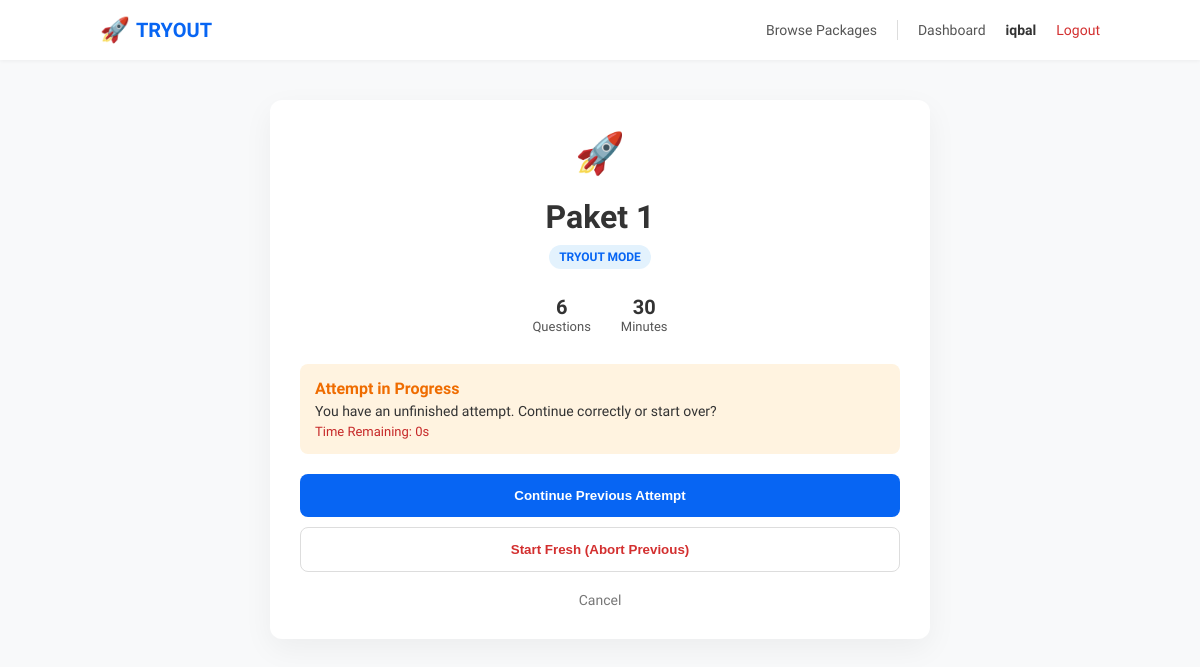
Page /packages/paket-1/start/?mode=TRYOUT (signed in) on the earlier database version.
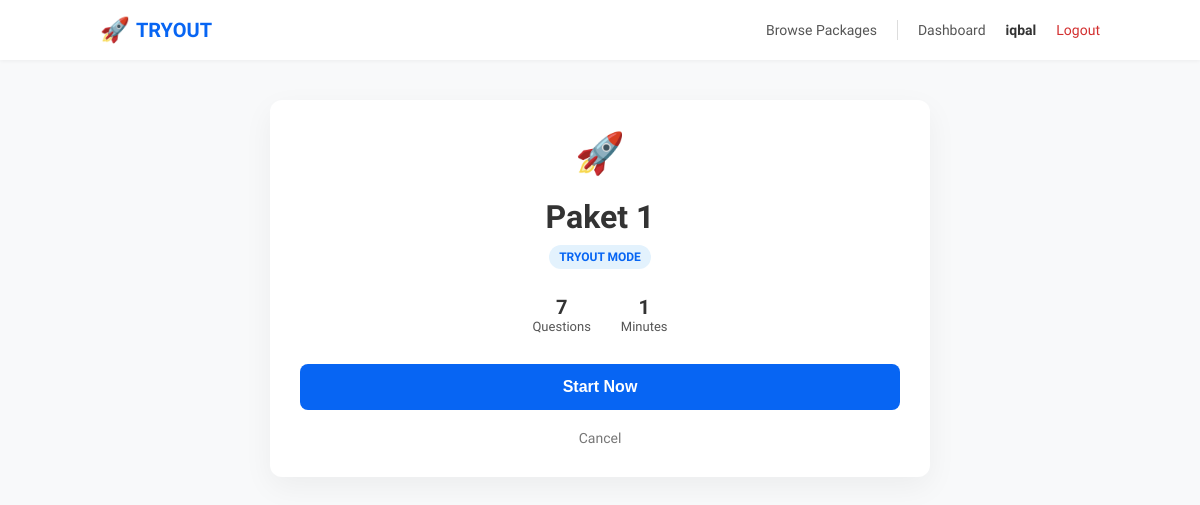
Same page on the later database version.
### exam/models.py (models this page shows, shortened)
class Attempt(models.Model):
    class Mode(models.TextChoices):
        TRYOUT = "TRYOUT", "Tryout"
        LEARN = "LEARN", "Learn"
    class Status(models.TextChoices):
        IN_PROGRESS = "IN_PROGRESS", "In Progress"
        SUBMITTED = "SUBMITTED", "Submitted"
        EXPIRED = "EXPIRED", "Expired"
    user = models.ForeignKey(settings.AUTH_USER_MODEL, on_delete=models.CASCADE, related_name="attempts")
    package = models.ForeignKey(Package, on_delete=models.CASCADE, related_name="attempts")
    mode = models.CharField(max_length=10, choices=Mode.choices, default=Mode.TRYOUT)
    status = models.CharField(max_length=15, choices=Status.choices, default=Status.IN_PROGRESS)
    last_active_at = models.DateTimeField(null=True, blank=True)
    started_at = models.DateTimeField(auto_now_add=True)
    submitted_at = models.DateTimeField(null=True, blank=True)
    duration_seconds = models.PositiveIntegerField(default=90 * 60)  # snapshot dari package
    elapsed_seconds = models.PositiveIntegerField(default=0)  # khusus mode LEARN (pauseable)
    current_index = models.PositiveIntegerField(default=0)  # untuk resume ke nomor terakhir dibuka
    created_at = models.DateTimeField(auto_now_add=True)
    class Meta:
        ordering = ["-created_at"]
    score = models.IntegerField(default=0)
    max_score = models.IntegerField(default=0)

class Package(models.Model):
    category = models.ForeignKey(ExamCategory, on_delete=models.PROTECT, related_name="packages")
    title = models.CharField(max_length=200)
    slug = models.SlugField(max_length=220, unique=True, blank=True)
    description = models.TextField(blank=True)
    is_paid = models.BooleanField(default=False)
    price = models.PositiveIntegerField(default=0)  # rupiah (opsional, MVP)
    duration_minutes = models.PositiveIntegerField(default=90)
    is_active = models.BooleanField(default=True)
    order_index = models.PositiveIntegerField(default=0)
    created_at = models.DateTimeField(auto_now_add=True)
    class Meta:
        ordering = ["order_index", "title"]

### exam/views.py (the view, shortened to what this page needs)
# urls.py: path("packages/<slug:slug>/start/", views.start_attempt, name="start_attempt"),
@login_required
def start_attempt(request, slug):
    package = get_object_or_404(Package, slug=slug, is_active=True)
    guard = _require_package_access(request, package)
    if guard:
        return guard
    mode = request.GET.get("mode", Attempt.Mode.TRYOUT)
    if mode not in (Attempt.Mode.TRYOUT, Attempt.Mode.LEARN):
        mode = Attempt.Mode.TRYOUT
    existing = Attempt.objects.filter(
        user=request.user,
        package=package,
        mode=mode,
        status=Attempt.Status.IN_PROGRESS,
    ).order_by("-created_at").first()
    time_info = None
    if existing:
        time_info = get_remaining_seconds(existing)
    q_count = package.questions.filter(is_active=True).count()
    return render(
        request,
        "exam/start_attempt.html",
        {
            "package": package,
            "mode": mode,
            "existing": existing,
            "q_count": q_count,
            "time_info": time_info,
        },
    )

### exam/services.py (called while the page is built)
def get_remaining_seconds(attempt: Attempt) -> AttemptTimeInfo:
    if attempt.mode == Attempt.Mode.TRYOUT:
        elapsed = int((timezone.now() - attempt.started_at).total_seconds())
    else:
        elapsed = int(attempt.elapsed_seconds)
    remaining = max(0, int(attempt.duration_seconds) - elapsed)
    return AttemptTimeInfo(remaining_seconds=remaining, is_expired=(remaining <= 0))

### exam/views.py (called while the page is built)
def _require_package_access(request, package):
    if package.is_paid:
        up = UserPackage.objects.filter(user=request.user, package=package).first()
        if not up or not up.is_purchased:
            return redirect("package_detail", slug=package.slug)
    return None

### exam/templates/exam/start_attempt.html (shortened to what this page needs)
{% extends "core/base.html" %}
{% block content %}
<div
  style="max-width:600px; margin:40px auto; background:white; border-radius:12px; padding:30px; box-shadow:0 10px 30px rgba(0,0,0,0.05); text-align:center;">
  <div style="font-size:40px; margin-bottom:15px;">🚀</div>
  <h1 style="margin-bottom:10px;">{{ package.title }}</h1>
  <span
    style="background:#e3f2fd; color:#0765f3; padding:5px 10px; border-radius:20px; font-size:12px; font-weight:bold;">
    {{ mode }} MODE</span>
  <div style="display:flex; justify-content:center; gap:30px; margin:30px 0; color:#555;">
    <div>
      <div style="font-size:20px; font-weight:bold; color:#333;">{{ q_count }}</div>
      <div style="font-size:13px;">Questions</div>
    </div>
    <div>
      <div style="font-size:20px; font-weight:bold; color:#333;">{{ package.duration_minutes }}</div>
      <div style="font-size:13px;">Minutes</div>
    </div>
  </div>
  {% if existing %}
  <div style="background:#fff3e0; padding:15px; border-radius:8px; margin-bottom:20px; text-align:left;">
    <b style="color:#ef6c00;">Attempt in Progress</b>
    <p style="margin:5px 0 0; font-size:14px;">You have an unfinished attempt. Continue correctly or start over?</p>
    {% if time_info %}
    <div style="margin-top:5px; font-size:13px; color:#c62828;">Time Remaining: {{ time_info.remaining_seconds }}s</div>
    {% endif %}
  </div>
  <form method="post" style="display:flex; flex-direction:column; gap:10px;">
    <button type="submit" name="action" value="continue"
      style="padding:14px; background:#0765f3; color:white; border:none; border-radius:8px; font-weight:bold; cursor:pointer;">Continue
      Previous Attempt</button>
    <button type="submit" name="action" value="new"
      style="padding:14px; background:white; border:1px solid #ddd; color:#d32f2f; border-radius:8px; font-weight:bold; cursor:pointer;">Start
      Fresh (Abort Previous)</button>
  </form>
  {% else %}
  <form method="post">
    <button type="submit" name="action" value="new"
      style="width:100%; padding:14px; background:#0765f3; color:white; border:none; border-radius:8px; font-weight:bold; cursor:pointer; font-size:16px;">
      Start Now
    </button>
  </form>
  {% endif %}
  <a href="{% url 'package_detail' package.slug %}"
    style="display:inline-block; margin-top:20px; color:#777; font-size:14px;">Cancel</a>
</div>
{% endblock %}

Differences in the rows shown:
no longer on this page (row edited): Attempt: mode "TRYOUT"
changed Package "Paket 1": duration_minutes "30" → "1"
Other differences:
{{ mode }}: (not shown) → "TRYOUT"
{{ q_count }}: "6" → "7"
{{ time_info.remaining_seconds }}: "0" → (not shown)
text no longer shown: "Attempt in Progress You have an unfinished attempt. Continue correctly or start over? Time Remaining: s Continue Previous Attempt Start Fresh (Abort Previous)"
text now shown: "Start Now"
